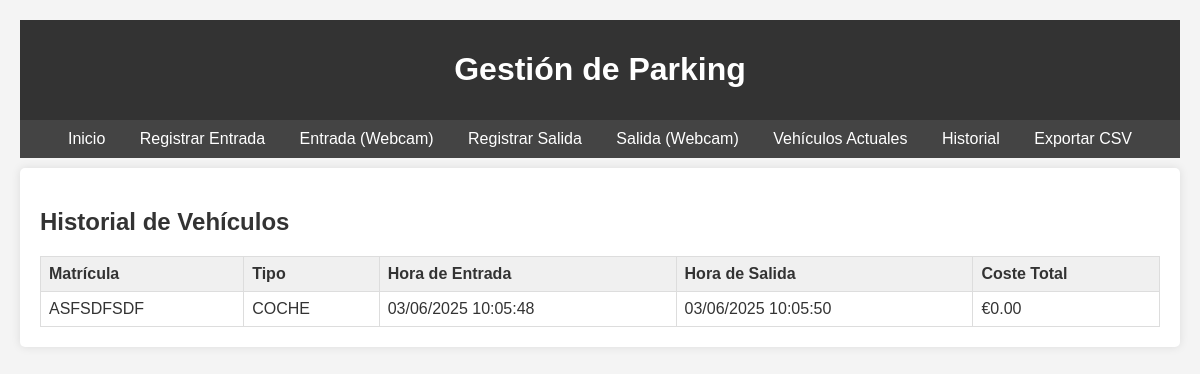
The app's page /history with its own data.
### tables this page shows
CREATE TABLE vehicle_history (
                id INTEGER PRIMARY KEY AUTOINCREMENT,
                plate TEXT NOT NULL,
                vehicle_type_name TEXT NOT NULL,
                check_in_time INTEGER NOT NULL,
                check_out_time INTEGER NOT NULL,
                duration_minutes INTEGER NOT NULL,
                fee REAL NOT NULL
            );

### app.py (the view)
@app.route('/history')
def history_route():
    history = parking_manager.get_vehicle_history_data()
    return render_template('vehicle_history.html', history=history)

### parking_manager.py (called while the page is built)
    def get_vehicle_history_data(self) -> list[dict]:
        self.cursor.execute(
            "SELECT plate, vehicle_type_name, check_in_time, check_out_time, duration_minutes, fee FROM vehicle_history ORDER BY check_out_time DESC"
        )
        rows = self.cursor.fetchall()
        history = []
        for plate_val, vt_name, ci_time, co_time, duration, cost in rows:
            history.append({
                "plate": plate_val,
                "vehicle_type_name": vt_name,
                "check_in_time": datetime.fromtimestamp(ci_time / 1000).strftime(self.date_format_str),
                "check_out_time": datetime.fromtimestamp(co_time / 1000).strftime(self.date_format_str) if co_time else None,
                "duration_minutes": duration,
                "total_cost": cost
            })
        return history

### templates/vehicle_history.html (shortened to what this page needs)
{% extends "base.html" %}
{% block content %}
<h2>Historial de Vehículos</h2>
{% if history %}
<table>
    <thead>
        <tr>
            <th>Matrícula</th>
            <th>Tipo</th>
            <th>Hora de Entrada</th>
            <th>Hora de Salida</th>
            <th>Coste Total</th>
        </tr>
    </thead>
    <tbody>
        {% for record in history %}
        <tr>
            <td>{{ record.plate }}</td>
            <td>{{ record.vehicle_type_name }}</td>
            <td>{{ record.check_in_time }}</td>
            <td>{{ record.check_out_time if record.check_out_time else 'N/A' }}</td>
            <td>€{{ "%.2f"|format(record.total_cost) if record.total_cost is not none else 'N/A' }}</td>
        </tr>
        {% endfor %}
    </tbody>
</table>
{% else %}
<p>No hay historial de vehículos.</p>
{% endif %}
{% endblock %}

### static/style.css (style rules this page uses)
body { font-family: sans-serif; margin: 20px; background-color: #f4f4f4; color: #333; }
h2 { color: #333; }
table { width: 100%; border-collapse: collapse; margin-top: 20px; }
th, td { border: 1px solid #ddd; padding: 8px; text-align: left; }
th { background-color: #f0f0f0; }

### records on screen
vehicle_history: plate "ASFSDFSDF", vehicle_type_name "COCHE", check_in_time "03/06/2025 10:05:48", check_out_time "03/06/2025 10:05:50", fee "0.00"
